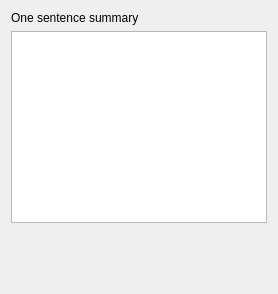
                <widget class="QWidget" name="tabSummaryPage1">
                 <layout class="QVBoxLayout" name="verticalLayout_5">
                  <item>
                   <widget class="QLabel" name="label">
                    <property name="text">
                     <string>One sentence summary</string>
                    </property>
                   </widget>
                  </item>
                  <item>
                   <widget class="textEditView" name="txtSummarySentence">
                    <property name="sizePolicy">
                     <sizepolicy hsizetype="Expanding" vsizetype="Preferred">
                      <horstretch>0</horstretch>
                      <verstretch>0</verstretch>
                     </sizepolicy>
                    </property>
                   </widget>
                  </item>
                  <item>
                   <widget class="QLabel" name="lblSummaryWCSentence">
                    <property name="text">
                     <string/>
                    </property>
                   </widget>
                  </item>
                  <item>
                   <spacer name="verticalSpacer_2">
                    <property name="orientation">
                     <enum>Qt::Vertical</enum>
                    </property>
                    <property name="sizeHint" stdset="0">
                     <size>
                      <width>20</width>
                      <height>40</height>
                     </size>
                    </property>
                   </spacer>
                  </item>
                 </layout>
                </widget>
